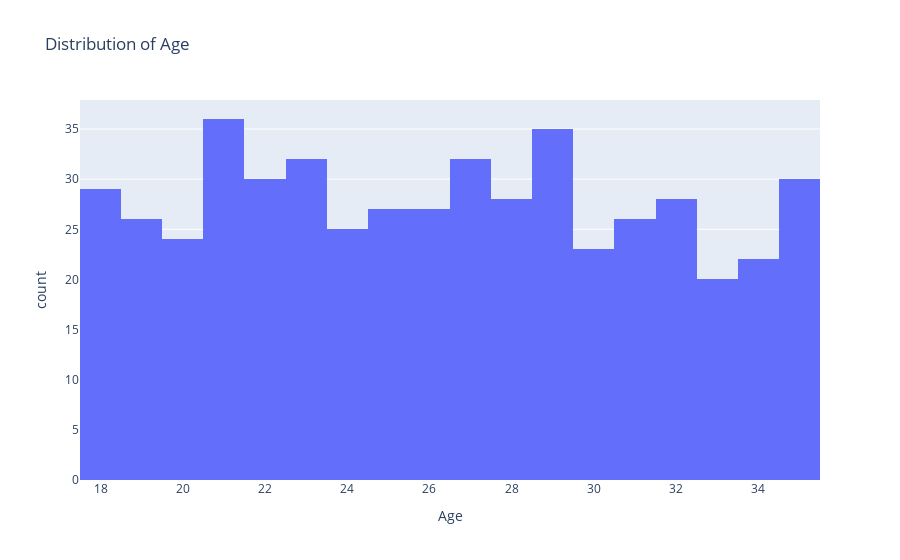

Notebook code for this chart:
### Code cell
#Histogram for "Age"
fig = px.histogram(data, x = 'Age', title ="Distribution of Age")
fig.show()


#histogram for age in matplotlib.pyplot
ages = data['Age']
plt.hist(ages)
plt.title("Distribution of Age")
plt.xlabel("Age")
plt.ylabel("Frequency")
plt.grid(False)
plt.show()

### Figure 1 — Plotly figure (JSON) as saved in the notebook; plotly's stock layout.template omitted (floating-point values rounded to 4 significant figures; data arrays with more than 128 entries replaced by an {"elided": "..."} marker saying what was removed)
{"data": [{"alignmentgroup": "True", "bingroup": "x", "hovertemplate": "Age=%{x}<br>count=%{y}<extra></extra>", "legendgroup": "", "marker": {"color": "#636efa", "pattern": {"shape": ""}}, "name": "", "offsetgroup": "", "orientation": "v", "showlegend": false, "type": "histogram", "x": {"elided": "500 int values"}, "xaxis": "x", "yaxis": "y"}], "layout": {"barmode": "relative", "legend": {"tracegroupgap": 0}, "title": {"text": "Distribution of Age"}, "xaxis": {"anchor": "y", "domain": [0, 1], "title": {"text": "Age"}}, "yaxis": {"anchor": "x", "domain": [0, 1], "title": {"text": "count"}}}}
